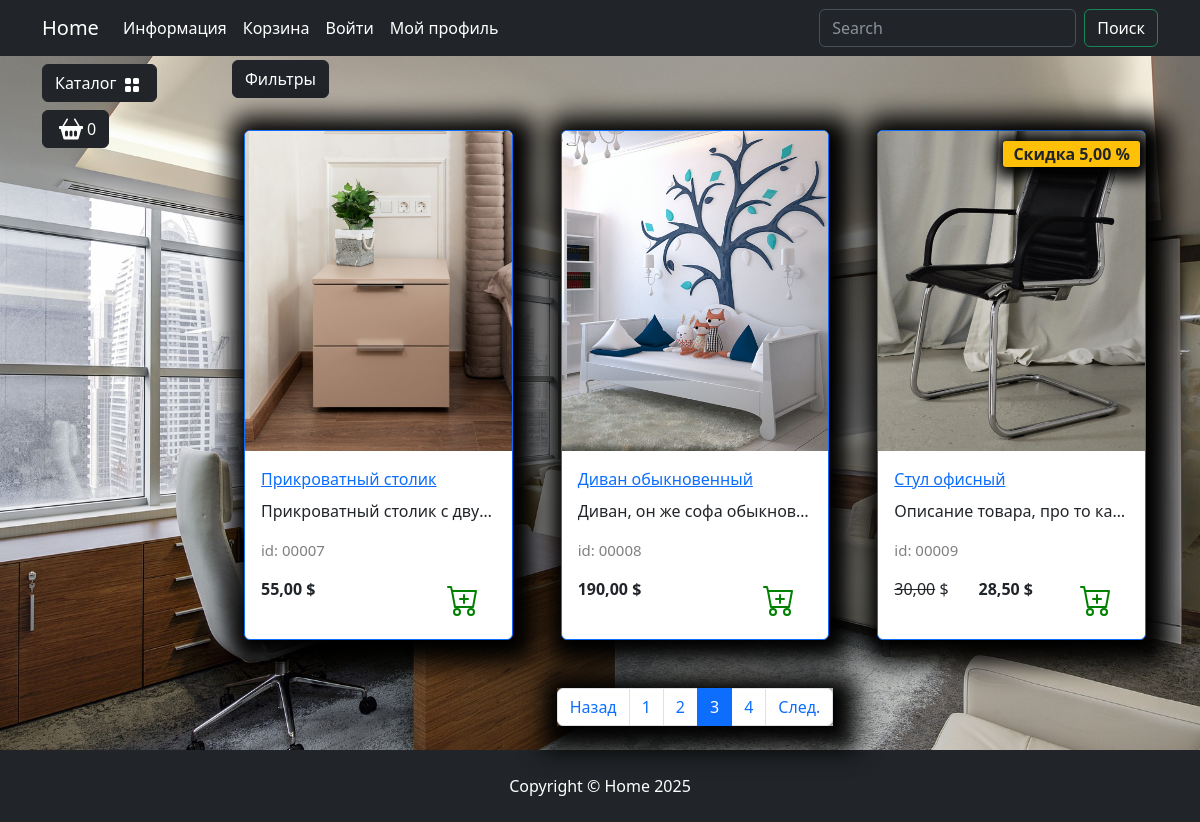
The page /catalog/all/3/ on the database its author committed.
### goods/models.py (models this page shows, shortened)
class Products(models.Model):
    name = models.CharField(max_length=150, unique=True, verbose_name='Название')
    slug = models.SlugField(max_length=200, unique=True, blank=True, null=True, verbose_name='URL')
    description = models.TextField(blank=True, null=True, verbose_name='Описание')
    image = models.ImageField(upload_to='goods_images', blank=True, null=True, verbose_name='Изображение')
    price = models.DecimalField(default=0.00, max_digits=7, decimal_places=2, verbose_name='Цена')
    discount = models.DecimalField(default=0.00, max_digits=4, decimal_places=2, verbose_name='Скидка в %')
    quantity = models.PositiveIntegerField(default=0, verbose_name='Колличество')
    category = models.ForeignKey(to=Categories, on_delete=models.CASCADE, verbose_name='Категория')
    class Meta:
        db_table = 'product'
        verbose_name = 'Продукт'
        verbose_name_plural = 'Продукты'
        ordering = ('id',)
    def display_id(self):
        return f'{self.id:05}'
    def sell_price(self):
        if self.discount:
            return round(self.price-self.price*self.discount/100, 2)
        return self.price

### goods/views.py (the view)
# urls.py: path('catalog/', include('goods.urls', namespace='catalog')),
def catalog(request, category_slug, page=1):
    if category_slug == 'all':
        goods = Products.objects.all()
    else:
        goods = get_list_or_404(Products.objects.filter(category__slug=category_slug))
    paginator = Paginator(goods, 3)
    current_page = paginator.page(page)
    context = {
        "title": "Home - Каталог",
        "goods": current_page,
        "slug_url": category_slug,
    }
    return render(request, "goods/catalog.html", context)

### goods/templatetags/goods_tags.py (called while the page is built)
@register.simple_tag()
def tag_categories():
    return Categories.objects.all()

### goods/templates/goods/catalog.html (shortened to what this page needs)
{% extends "main/base.html" %}
{% load static %}
{% block content %}
<div class="row">
    <div class="dropdown mb-2">
        <button class="btn btn-secondary dropdown-toggle btn-dark" type="button" data-bs-toggle="dropdown"
            aria-expanded="false">
            Фильтры
        </button>
    </div>
    {% for product in goods %}
        <div class="col-lg-4 col-md-6 p-4">
            <div class="card border-primary rounded custom-shadow">
                {% if product.image %}
                    <img src="{{ product.image.url }}" class="card-img-top" alt="{{ product.name }}">
                {% else %}
                    <img src="{% static "deps/images/Not found image.png" %}" class="card-img-top" alt="...">
                {% endif %}
                <div class="card-body">
                    <a href="{% url "catalog:product" product.slug %}">
                        <p class="card-title">{{ product.name }}</p>
                    </a>
                    <p class="card-text text-truncate">{{ product.description }}</p>
                    <p class="product_id">id: {{ product.display_id }}</p>
                    <div class="d-flex justify-content-between">
                        {% if product.discount %}
                            <p><s>{{product.price}}</s> $</p>
                            <p><strong>{{ product.sell_price }} $</strong></p>
                            <span class="badge bg-warning text-dark">Скидка {{ product.discount }} %</span>
                        {% else %}
                            <p><strong>{{ product.price }} $</strong></p>
                        {% endif %}
                        <a href="#" class="btn add-to-cart">
                            <img class="mx-1" src="{% static "deps/icons/cart-plus.svg" %}" alt="Catalog Icon"
                                width="32" height="32">
                        </a>
                    </div>
                </div>
            </div>
        </div>
    {% endfor %}
</div>
<nav aria-label="Page navigation example">
    <ul class="pagination justify-content-center my-4">
        <div class="custom-shadow d-flex">
            <li class="page-item {% if not goods.has_previous %}disabled{% endif %}">
                <a class="page-link" href="{% if goods.has_previous %}
                {% url "catalog:index" slug_url goods.previous_page_number %}
                {% else %}
                    #
                {% endif %}">
                    Назад
                </a>
            </li>
            {% for page in goods.paginator.page_range %}
                {% if page >= goods.number|add:-2 and page <= goods.number|add:2 %}
                    <li class="page-item">
                        <a class="page-link {% if goods.number == page %} active {% endif %}" href="{% url "catalog:index" slug_url page %}">{{ page }}</a>
                    </li>
                {% endif %}
            {% endfor %}
            <li class="page-item {% if not goods.has_next %}disabled{% endif %}">
                <a class="page-link" href="{% if goods.has_next %}
                {% url "catalog:index" slug_url goods.next_page_number %}
                {% else %}
                    #
                {% endif %}">
                    След.
                </a>
            </li>
        </div>
    </ul>
</nav>
{% endblock content %}
{% block footer %}
<footer class="py-4 bg-dark">
    <div class="container">
        <p class="m-0 text-center text-white">Copyright &copy; Home 2025</p>
    </div>
</footer>
{% endblock footer %}

### static/deps/css/my_css.css (style rules this page uses)
body { background-image: url("../images/bg-image.jpg"); background-repeat: no-repeat; background-attachment: fixed; background-position: center center; background-size: cover; height: 100%; }
.dropdown-toggle::after { content: none; }
.custom-shadow { box-shadow: 5px 5px 25px 19px #000000; }
.product_id { color: gray; font-size: 15px; }
.badge.bg-warning.text-dark { position: absolute; top: 10px; right: 5px; z-index: 1; padding: 5px 10px; border-radius: 3px; font-size: 1rem; box-shadow: 2px 2px 15px 9px #000000; }

### rows shown on the page
Products: image (picture), name "Прикроватный столик", description "Прикроватный столик с дву…", display_id "00007", price "55,00"
Products: image (picture), name "Диван обыкновенный", description "Диван, он же софа обыкнов…", display_id "00008", price "190,00"
Products: image (picture), name "Стул офисный", description "Описание товара, про то ка…", display_id "00009", price "30,00", sell_price "28,50", discount "5,00"

### other values the page prints
{{ page }} "1" "2" "3" "4"
